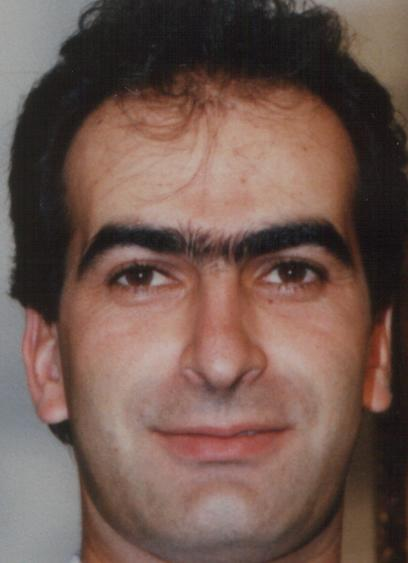
#> input picture pic.JPG, 408 x 563 px, found by its file name
$ python face_preprocessing.py
#> lines starting #> are read from the running program, lines starting #| are printed output that depends on the picture; after the words box and inside, x2 and y2 are one past the last pixel; in counts of white or black regions, pixels touching at a corner belong together
'''
在图片上识别出人脸，并保存脸部分裁剪后得到的新图片
'''

import cv2
import os

# os.path.join函数会根据系统返回一个路径字符串
filename = os.path.join('.', 'pic.jpg')
savefilename = os.path.join('.', 'test.jpg')
IMAGE_SIZE = 64


# 按照指定图像大小调整尺寸
def resize_image(image, height=IMAGE_SIZE, width=IMAGE_SIZE):
    top, bottom, left, right = (0, 0, 0, 0)

    # 获取图像尺寸
    h, w, _ = image.shape
    print(image.shape)
    # 对于长宽不相等的图片，找到最长的一边
    longest_edge = max(h, w)

    # 计算短边需要增加多上像素宽度使其与长边等长
    if h < longest_edge:
        dh = longest_edge - h
        top = dh // 2
        bottom = dh - top
    elif w < longest_edge:
        dw = longest_edge - w
        left = dw // 2
        right = dw - left
    else:
        pass

    # RGB颜色
    BLACK = [0, 0, 0]

    # 给图像增加边界，使图片长、宽等长，cv2.BORDER_CONSTANT指定边界颜色由value指定
    constant = cv2.copyMakeBorder(image, top, bottom, left, right, cv2.BORDER_CONSTANT, value=BLACK)

    # 调整图像大小并返回
    return cv2.resize(constant, (height, width))


def detect(filename):
    # 找到人脸识别文件路径./evn/lib/python3.9/site-packages/cv2/data/haarcascade_frontalface_alt2.xml
#> called with filename = './pic.jpg'
    face_xml_location = os.path.join('.', 'evn', 'lib', 'python3.9', 'site-packages', 'cv2', 'data', 'haarcascade_frontalface_alt2.xml')

    # 声明cascadeclassifie对象face_cascade，用于检测人脸
    face_cascade = cv2.CascadeClassifier(face_xml_location)

    img = cv2.imread(filename)
#> img is the input picture: shape (563, 408, 3); mean B, G, R 80, 88.4, 112.8
    # openCV识别灰度图片，也就是黑白图片，所以要进行转换
    gray = cv2.cvtColor(img, cv2.COLOR_BGR2GRAY)
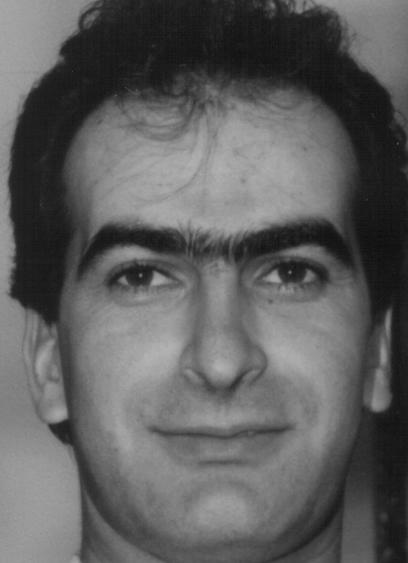
#> gray: shape (563, 408); min 14, max 180, mean 94.8
    # 人脸检测，（灰度图像，scaleFactor尺度参数为1.3，minNeighbors参数为5【扫描到5次都得到的相同矩形才认为是真人脸】
    faces = face_cascade.detectMultiScale(gray, 1.3, 5)
#> faces = [[46, 147, 344, 344]]

    # 在人脸周围绘制矩形
    for (x, y, w, h) in faces:
        img = cv2.rectangle(img, (x, y), (x + w, y + h), (255, 0, 0), 0)
        cv2.namedWindow('facedetected')
        cv2.imshow('facedetected', img)
        cv2.imwrite(savefilename, img[y:y+h, x:x+w])
        c = cv2.waitKey(0)
#> this loop made 1 pass; (key Esc is pressed on pass 1)
#> pass 1, in detect, `img = cv2.rectangle(img, (x, y), (x + w, y + h), (255, 0, 0), 0)`:
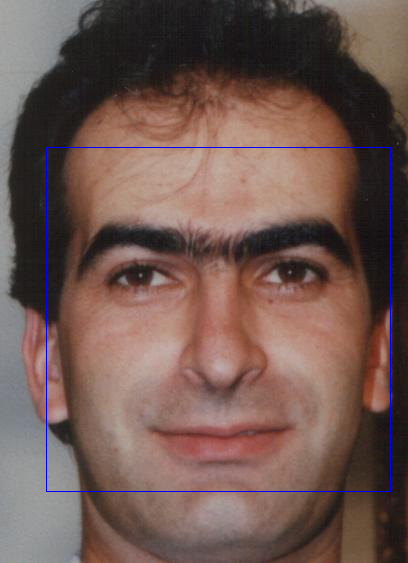
#> img: shape (563, 408, 3); 0.6% of pixels changed, all inside (x1, y1, x2, y2) = (46, 147, 391, 492)
#> pass 1, in detect, `cv2.imwrite(savefilename, img[y:y+h, x:x+w])`:
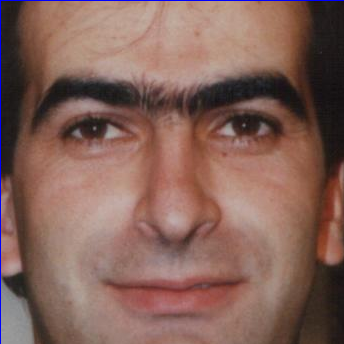
#> saved as test.jpg: shape (344, 344, 3); mean B, G, R 88.9, 98.1, 131.8


# 图片人脸检测程序，识别图片pic.jpg
detect(filename)

$ run again, with face_pic/user1.1.jpg copied over pic.JPG
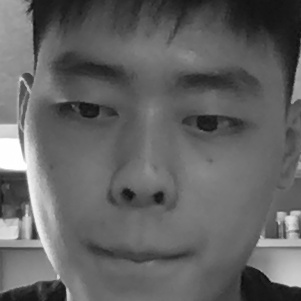
#> input picture face_pic/user1.1.jpg, 301 x 301 px, found by its file name
#> in detect, img is the input picture: shape (301, 301, 3); min 9, max 255, mean 99.3
#> faces = [[18, 20, 260, 260]]
#> the loop in detect, `for (x, y, w, h) in faces:` made 1 pass; (key Esc is pressed on pass 1)
#> pass 1, in detect, `img = cv2.rectangle(img, (x, y), (x + w, y + h), (255, 0, 0), 0)`:
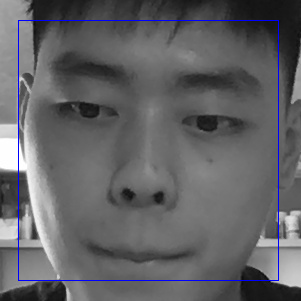
#> img: shape (301, 301, 3); 1.15% of pixels changed, all inside (x1, y1, x2, y2) = (18, 20, 279, 281)
#> pass 1, in detect, `cv2.imwrite(savefilename, img[y:y+h, x:x+w])`:
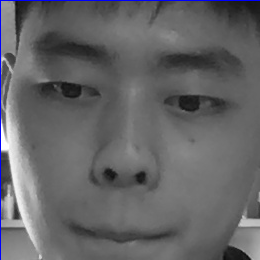
#> saved as test.jpg: shape (260, 260, 3); mean B, G, R 102.3, 100.4, 100.4

$ run again, with face_pic/user1.10.jpg copied over pic.JPG
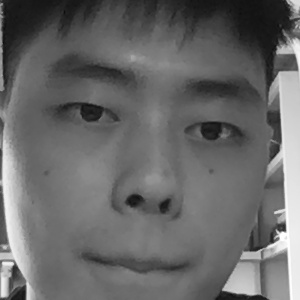
#> input picture face_pic/user1.10.jpg, 300 x 300 px, found by its file name
#> in detect, img is the input picture: shape (300, 300, 3); min 12, max 255, mean 104.4
#> faces = [[24, 25, 252, 252]]
#> the loop in detect, `for (x, y, w, h) in faces:` made 1 pass; (key Esc is pressed on pass 1)
#> pass 1, in detect, `img = cv2.rectangle(img, (x, y), (x + w, y + h), (255, 0, 0), 0)`:
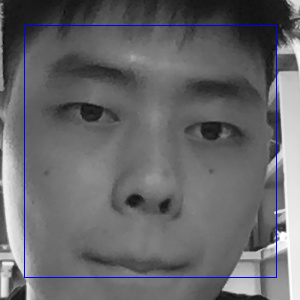
#> img: shape (300, 300, 3); 1.12% of pixels changed, all inside (x1, y1, x2, y2) = (24, 25, 277, 278)
#> pass 1, in detect, `cv2.imwrite(savefilename, img[y:y+h, x:x+w])`:
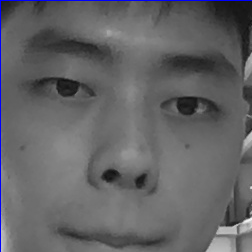
#> saved as test.jpg: shape (252, 252, 3); mean B, G, R 101, 99, 99
